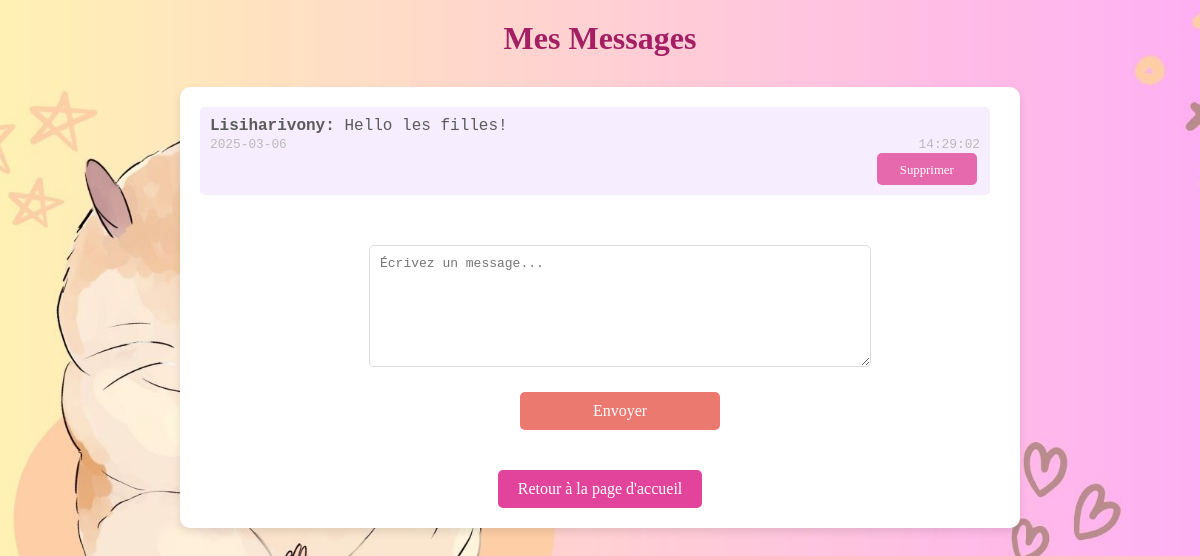
/chat (signed in), run on an earlier commit of the app's database.
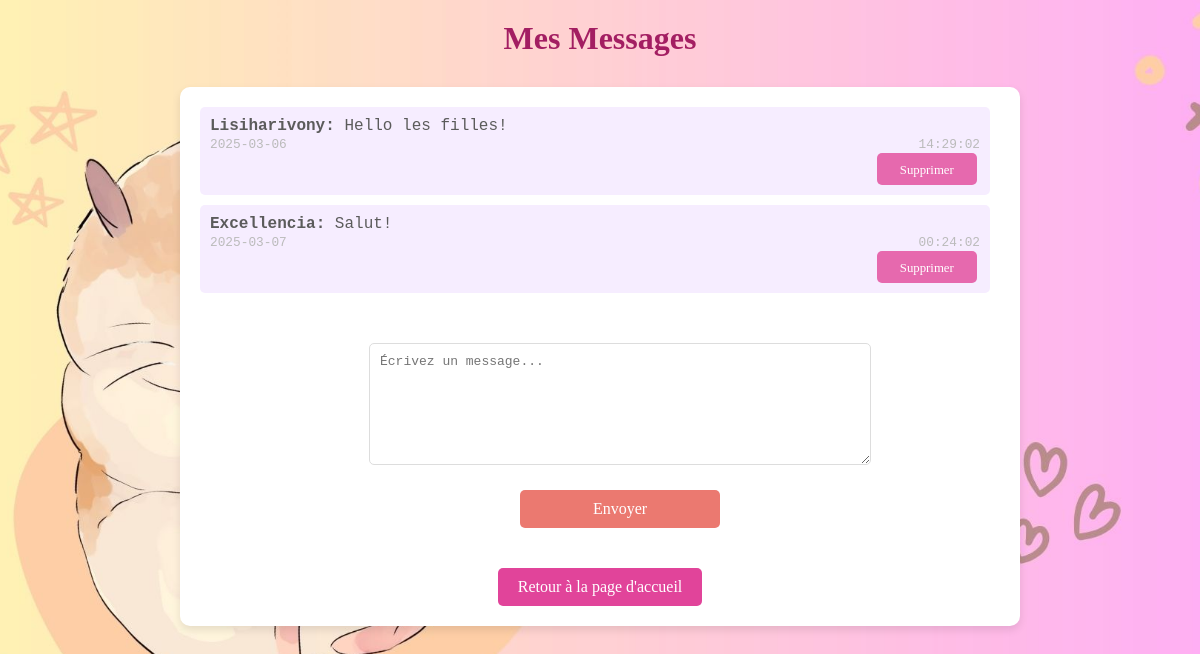
And on a later commit of the database.
### app.py (models this page shows)
class Message(db.Model):
    id = db.Column(db.Integer, primary_key=True)
    content = db.Column(db.String(500), nullable=False)
    user_id = db.Column(db.Integer, db.ForeignKey('user.id'), nullable=False)
    timestamp = db.Column(db.DateTime, default=datetime.utcnow)
    user = db.relationship('User', backref='messages', lazy=True)

class User(db.Model):
    id = db.Column(db.Integer, primary_key=True)
    username = db.Column(db.String(100), unique=True, nullable=False)
    password = db.Column(db.String(100), nullable=False)
    top_animes = db.relationship('TopAnime', backref='user', lazy=True)
    watchlist = db.relationship('Watchlist', backref='user', lazy=True)

### app.py (the view)
@app.route('/chat')
@login_required
def chat():
    messages = Message.query.order_by(Message.timestamp.asc()).all()
    return render_template('chat.html', messages=messages)

### app.py (called while the page is built)
def login_required(f):
    @wraps(f)
    def decorated_function(*args, **kwargs):
        if 'user_id' not in session:  # Vérifier user_id au lieu de user
            flash('Vous devez être connecté pour accéder à cette page.', 'danger')
            return redirect(url_for('login'))
        return f(*args, **kwargs)
    return decorated_function

### templates/chat.html (shortened to what this page needs)
<!DOCTYPE html>
<html lang="fr">
<head>
    <link rel="stylesheet" href="{{ url_for('static', filename='style.css') }}">
</head>
<body>
    <header>
        <h1>Mes Messages</h1>
    </header>
    <div id="chat-container">
        <div id="chat-box">
            {% for message in messages %}
                <div class="message">
                    <strong>{{ message.user.username }}:</strong> {{ message.content }} <br>
                    <small>{{ message.timestamp.strftime('%Y-%m-%d %H:%M:%S') }}</small>
                    <form method="POST" action="{{ url_for('delete_message', message_id=message.id) }}" style="display:inline;">
                        <button onclick="return confirm('Voulez-vous vraiment supprimer ce message ?');" id="send_button">Supprimer</button>
                    </form>
                </div>
            {% endfor %}
        </div>
        <form method="POST" action="{{ url_for('send_message') }}" class="chat-form">
            <textarea name="content" placeholder="Écrivez un message..." required></textarea>
            <button type="submit" >Envoyer</button>
        </form>
        <div id="home-button">
            <a href="{{ url_for('index') }}">
                <button type="button">Retour à la page d'accueil</button>
            </a>
        </div>
    </div>
</body>
</html>

What changed in the data, as far as the page shows it:
added Message: user.username "Excellencia", content "Salut!", timestamp "2025-03-07 00:24:02"
